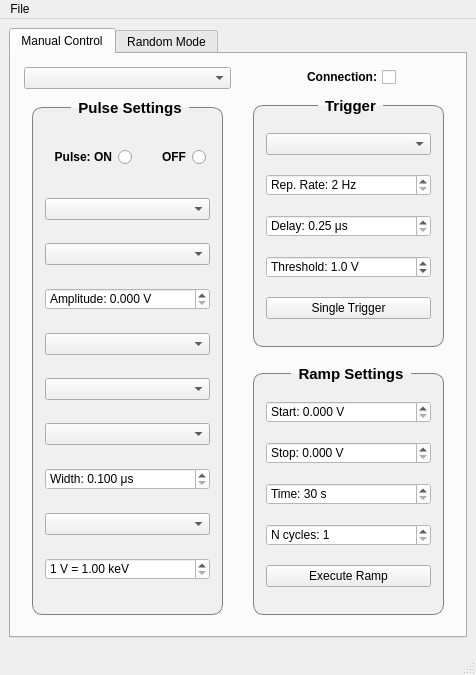
<?xml version="1.0" encoding="UTF-8"?>
<ui version="4.0">
 <class>MainWindow</class>
 <widget class="QMainWindow" name="MainWindow">
  <property name="geometry">
   <rect>
    <x>0</x>
    <y>0</y>
    <width>476</width>
    <height>675</height>
   </rect>
  </property>
  <property name="windowTitle">
   <string>MainWindow</string>
  </property>
  <property name="styleSheet">
   <string notr="true">QGroupBox { border: 1px solid grey;   border-radius: 10px;   font-weight: bold; font-size: 11pt; color: black; padding:8px; margin:8px; background-color: #F0F0F0;}
QGroupBox::title {  subcontrol-origin: margin;   subcontrol-position: top center;    padding:  0 5px;  }
QSpinBox {             background-color: #FFFFFF; }
QDoubleSpinBox {background-color: #FFFFFF;} </string>
  </property>
  <widget class="QWidget" name="centralwidget">
   <layout class="QVBoxLayout" name="verticalLayout_5">
    <item>
     <widget class="QTabWidget" name="Tabs">
      <property name="currentIndex">
       <number>0</number>
      </property>
      <widget class="QWidget" name="tabManual">
       <attribute name="title">
        <string>Manual Control</string>
       </attribute>
       <layout class="QHBoxLayout" name="horizontalLayout_3">
        <item>
         <widget class="QFrame" name="frame_5">
          <property name="frameShape">
           <enum>QFrame::NoFrame</enum>
          </property>
          <property name="frameShadow">
           <enum>QFrame::Raised</enum>
          </property>
          <layout class="QVBoxLayout" name="verticalLayout_6">
           <property name="spacing">
            <number>10</number>
           </property>
           <property name="leftMargin">
            <number>4</number>
           </property>
           <property name="topMargin">
            <number>4</number>
           </property>
           <property name="rightMargin">
            <number>4</number>
           </property>
           <property name="bottomMargin">
            <number>4</number>
           </property>
           <item>
            <widget class="QComboBox" name="SerialPortBox">
             <property name="sizePolicy">
              <sizepolicy hsizetype="Preferred" vsizetype="Fixed">
               <horstretch>0</horstretch>
               <verstretch>0</verstretch>
              </sizepolicy>
             </property>
             <property name="font">
              <font>
               <weight>75</weight>
               <bold>true</bold>
              </font>
             </property>
            </widget>
           </item>
           <item>
            <widget class="QGroupBox" name="PulseGroupBox">
             <property name="title">
              <string>Pulse Settings</string>
             </property>
             <layout class="QVBoxLayout" name="verticalLayout">
              <property name="spacing">
               <number>4</number>
              </property>
              <property name="leftMargin">
               <number>4</number>
              </property>
              <property name="topMargin">
               <number>4</number>
              </property>
              <property name="rightMargin">
               <number>4</number>
              </property>
              <property name="bottomMargin">
               <number>4</number>
              </property>
              <item>
               <widget class="QFrame" name="frame">
                <property name="sizePolicy">
                 <sizepolicy hsizetype="Preferred" vsizetype="Maximum">
                  <horstretch>0</horstretch>
                  <verstretch>0</verstretch>
                 </sizepolicy>
                </property>
                <property name="frameShape">
                 <enum>QFrame::NoFrame</enum>
                </property>
                <property name="frameShadow">
                 <enum>QFrame::Raised</enum>
                </property>
                <layout class="QHBoxLayout" name="horizontalLayout_5">
                 <property name="leftMargin">
                  <number>4</number>
                 </property>
                 <property name="topMargin">
                  <number>8</number>
                 </property>
                 <property name="rightMargin">
                  <number>4</number>
                 </property>
                 <property name="bottomMargin">
                  <number>8</number>
                 </property>
                 <item>
                  <widget class="QRadioButton" name="PulseOnButton">
                   <property name="sizePolicy">
                    <sizepolicy hsizetype="Preferred" vsizetype="Fixed">
                     <horstretch>0</horstretch>
                     <verstretch>0</verstretch>
                    </sizepolicy>
                   </property>
                   <property name="font">
                    <font>
                     <weight>75</weight>
                     <bold>true</bold>
                    </font>
                   </property>
                   <property name="layoutDirection">
                    <enum>Qt::RightToLeft</enum>
                   </property>
                   <property name="text">
                    <string>Pulse: ON</string>
                   </property>
                  </widget>
                 </item>
                 <item>
                  <widget class="QRadioButton" name="PulseOffButton">
                   <property name="sizePolicy">
                    <sizepolicy hsizetype="Preferred" vsizetype="Fixed">
                     <horstretch>0</horstretch>
                     <verstretch>0</verstretch>
                    </sizepolicy>
                   </property>
                   <property name="font">
                    <font>
                     <weight>75</weight>
                     <bold>true</bold>
                    </font>
                   </property>
                   <property name="layoutDirection">
                    <enum>Qt::RightToLeft</enum>
                   </property>
                   <property name="text">
                    <string>OFF</string>
                   </property>
                  </widget>
                 </item>
                </layout>
               </widget>
              </item>
              <item>
               <widget class="QComboBox" name="PolarityBox"/>
              </item>
              <item>
               <widget class="QComboBox" name="AttenuateBox"/>
              </item>
              <item>
               <widget class="QDoubleSpinBox" name="AmplitudeBox">
                <property name="layoutDirection">
                 <enum>Qt::LeftToRight</enum>
                </property>
                <property name="prefix">
                 <string>Amplitude: </string>
                </property>
                <property name="suffix">
                 <string> V</string>
                </property>
                <property name="decimals">
                 <number>3</number>
                </property>
                <property name="maximum">
                 <double>10.000000000000000</double>
                </property>
                <property name="singleStep">
                 <double>0.250000000000000</double>
                </property>
               </widget>
              </item>
              <item>
               <widget class="QComboBox" name="PulseTopBox"/>
              </item>
              <item>
               <widget class="QComboBox" name="RiseTimeBox"/>
              </item>
              <item>
               <widget class="QComboBox" name="FallTimeBox"/>
              </item>
              <item>
               <widget class="QDoubleSpinBox" name="WidthBox">
                <property name="prefix">
                 <string>Width: </string>
                </property>
                <property name="suffix">
                 <string> μs</string>
                </property>
                <property name="decimals">
                 <number>3</number>
                </property>
                <property name="minimum">
                 <double>0.100000000000000</double>
                </property>
                <property name="maximum">
                 <double>10000.000000000000000</double>
                </property>
               </widget>
              </item>
              <item>
               <widget class="QComboBox" name="ClampBox"/>
              </item>
              <item>
               <widget class="QDoubleSpinBox" name="keVBox">
                <property name="prefix">
                 <string>1 V = </string>
                </property>
                <property name="suffix">
                 <string> keV</string>
                </property>
                <property name="minimum">
                 <double>1.000000000000000</double>
                </property>
                <property name="maximum">
                 <double>10000.000000000000000</double>
                </property>
                <property name="singleStep">
                 <double>10.000000000000000</double>
                </property>
                <property name="value">
                 <double>1.000000000000000</double>
                </property>
               </widget>
              </item>
             </layout>
            </widget>
           </item>
          </layout>
         </widget>
        </item>
        <item>
         <widget class="QFrame" name="frame_7">
          <property name="frameShape">
           <enum>QFrame::NoFrame</enum>
          </property>
          <property name="frameShadow">
           <enum>QFrame::Raised</enum>
          </property>
          <layout class="QVBoxLayout" name="verticalLayout_8">
           <property name="spacing">
            <number>10</number>
           </property>
           <property name="leftMargin">
            <number>4</number>
           </property>
           <property name="topMargin">
            <number>4</number>
           </property>
           <property name="rightMargin">
            <number>4</number>
           </property>
           <property name="bottomMargin">
            <number>4</number>
           </property>
           <item alignment="Qt::AlignHCenter">
            <widget class="QCheckBox" name="ConnectCheckBox">
             <property name="sizePolicy">
              <sizepolicy hsizetype="Preferred" vsizetype="Fixed">
               <horstretch>0</horstretch>
               <verstretch>0</verstretch>
              </sizepolicy>
             </property>
             <property name="font">
              <font>
               <weight>75</weight>
               <bold>true</bold>
              </font>
             </property>
             <property name="layoutDirection">
              <enum>Qt::RightToLeft</enum>
             </property>
             <property name="text">
              <string>Connection:</string>
             </property>
            </widget>
           </item>
           <item>
            <widget class="QGroupBox" name="TriggerGroupBox">
             <property name="title">
              <string>Trigger</string>
             </property>
             <layout class="QVBoxLayout" name="verticalLayout_2">
              <property name="spacing">
               <number>4</number>
              </property>
              <property name="leftMargin">
               <number>4</number>
              </property>
              <property name="topMargin">
               <number>4</number>
              </property>
              <property name="rightMargin">
               <number>4</number>
              </property>
              <property name="bottomMargin">
               <number>4</number>
              </property>
              <item>
               <widget class="QComboBox" name="TriggerModeBox"/>
              </item>
              <item>
               <widget class="QSpinBox" name="FrequencyBox">
                <property name="suffix">
                 <string> Hz</string>
                </property>
                <property name="prefix">
                 <string>Rep. Rate: </string>
                </property>
                <property name="minimum">
                 <number>2</number>
                </property>
                <property name="maximum">
                 <number>500000</number>
                </property>
                <property name="singleStep">
                 <number>10</number>
                </property>
               </widget>
              </item>
              <item>
               <widget class="QDoubleSpinBox" name="DelayBox">
                <property name="prefix">
                 <string>Delay: </string>
                </property>
                <property name="suffix">
                 <string> μs</string>
                </property>
                <property name="minimum">
                 <double>0.250000000000000</double>
                </property>
                <property name="maximum">
                 <double>10000.000000000000000</double>
                </property>
               </widget>
              </item>
              <item>
               <widget class="QDoubleSpinBox" name="ThresholdBox">
                <property name="prefix">
                 <string>Threshold: </string>
                </property>
                <property name="suffix">
                 <string> V</string>
                </property>
                <property name="decimals">
                 <number>1</number>
                </property>
                <property name="minimum">
                 <double>0.100000000000000</double>
                </property>
                <property name="maximum">
                 <double>3.500000000000000</double>
                </property>
                <property name="singleStep">
                 <double>0.500000000000000</double>
                </property>
                <property name="value">
                 <double>1.000000000000000</double>
                </property>
               </widget>
              </item>
              <item>
               <widget class="QPushButton" name="TriggerButton">
                <property name="sizePolicy">
                 <sizepolicy hsizetype="Minimum" vsizetype="Fixed">
                  <horstretch>0</horstretch>
                  <verstretch>0</verstretch>
                 </sizepolicy>
                </property>
                <property name="minimumSize">
                 <size>
                  <width>0</width>
                  <height>0</height>
                 </size>
                </property>
                <property name="text">
                 <string>Single Trigger</string>
                </property>
                <property name="autoDefault">
                 <bool>true</bool>
                </property>
               </widget>
              </item>
             </layout>
            </widget>
           </item>
           <item>
            <widget class="QGroupBox" name="RampGroupBox">
             <property name="title">
              <string>Ramp Settings</string>
             </property>
             <layout class="QVBoxLayout" name="verticalLayout_3">
              <property name="spacing">
               <number>4</number>
              </property>
              <property name="leftMargin">
               <number>4</number>
              </property>
              <property name="topMargin">
               <number>4</number>
              </property>
              <property name="rightMargin">
               <number>4</number>
              </property>
              <property name="bottomMargin">
               <number>4</number>
              </property>
              <item>
               <widget class="QDoubleSpinBox" name="RampStartBox">
                <property name="prefix">
                 <string>Start: </string>
                </property>
                <property name="suffix">
                 <string> V</string>
                </property>
                <property name="decimals">
                 <number>3</number>
                </property>
               </widget>
              </item>
              <item>
               <widget class="QDoubleSpinBox" name="RampStopBox">
                <property name="prefix">
                 <string>Stop: </string>
                </property>
                <property name="suffix">
                 <string> V</string>
                </property>
                <property name="decimals">
                 <number>3</number>
                </property>
               </widget>
              </item>
              <item>
               <widget class="QSpinBox" name="RampTimeBox">
                <property name="suffix">
                 <string> s</string>
                </property>
                <property name="prefix">
                 <string>Time: </string>
                </property>
                <property name="minimum">
                 <number>30</number>
                </property>
                <property name="maximum">
                 <number>900</number>
                </property>
                <property name="singleStep">
                 <number>10</number>
                </property>
               </widget>
              </item>
              <item>
               <widget class="QSpinBox" name="RampCyclBox">
                <property name="prefix">
                 <string>N cycles: </string>
                </property>
                <property name="minimum">
                 <number>1</number>
                </property>
                <property name="maximum">
                 <number>999</number>
                </property>
               </widget>
              </item>
              <item>
               <widget class="QPushButton" name="RampButton">
                <property name="minimumSize">
                 <size>
                  <width>0</width>
                  <height>0</height>
                 </size>
                </property>
                <property name="text">
                 <string>Execute Ramp</string>
                </property>
                <property name="autoDefault">
                 <bool>true</bool>
                </property>
               </widget>
              </item>
             </layout>
            </widget>
           </item>
          </layout>
         </widget>
        </item>
       </layout>
      </widget>
      <widget class="QWidget" name="tabRandom">
       <attribute name="title">
        <string>Random Mode</string>
       </attribute>
       <layout class="QVBoxLayout" name="verticalLayout_4">
        <item>
         <widget class="QFrame" name="frame_3">
          <property name="sizePolicy">
           <sizepolicy hsizetype="Preferred" vsizetype="Maximum">
            <horstretch>0</horstretch>
            <verstretch>0</verstretch>
           </sizepolicy>
          </property>
          <property name="frameShape">
           <enum>QFrame::NoFrame</enum>
          </property>
          <property name="frameShadow">
           <enum>QFrame::Raised</enum>
          </property>
          <layout class="QHBoxLayout" name="horizontalLayout_4">
           <item>
            <widget class="QPushButton" name="RandomButton">
             <property name="text">
              <string>Start</string>
             </property>
            </widget>
           </item>
           <item>
            <widget class="QSpinBox" name="TimerBox">
             <property name="suffix">
              <string> s</string>
             </property>
             <property name="prefix">
              <string>Cycle t = </string>
             </property>
             <property name="minimum">
              <number>1</number>
             </property>
             <property name="maximum">
              <number>10</number>
             </property>
            </widget>
           </item>
           <item>
            <widget class="QPushButton" name="ResetButton">
             <property name="text">
              <string>Weights Reset</string>
             </property>
            </widget>
           </item>
          </layout>
         </widget>
        </item>
        <item>
         <widget class="QFrame" name="listframe">
          <property name="styleSheet">
           <string notr="true"/>
          </property>
          <property name="frameShape">
           <enum>QFrame::NoFrame</enum>
          </property>
          <property name="frameShadow">
           <enum>QFrame::Raised</enum>
          </property>
         </widget>
        </item>
       </layout>
      </widget>
     </widget>
    </item>
    <item>
     <widget class="QFrame" name="frame_4">
      <property name="frameShape">
       <enum>QFrame::NoFrame</enum>
      </property>
      <property name="frameShadow">
       <enum>QFrame::Raised</enum>
      </property>
      <widget class="QFrame" name="frame_6">
       <property name="geometry">
        <rect>
         <x>0</x>
         <y>0</y>
         <width>16</width>
         <height>16</height>
        </rect>
       </property>
       <property name="frameShape">
        <enum>QFrame::NoFrame</enum>
       </property>
       <property name="frameShadow">
        <enum>QFrame::Raised</enum>
       </property>
       <layout class="QHBoxLayout" name="horizontalLayout_2">
        <property name="spacing">
         <number>0</number>
        </property>
        <property name="leftMargin">
         <number>0</number>
        </property>
        <property name="topMargin">
         <number>0</number>
        </property>
        <property name="rightMargin">
         <number>0</number>
        </property>
        <property name="bottomMargin">
         <number>0</number>
        </property>
       </layout>
      </widget>
     </widget>
    </item>
   </layout>
  </widget>
  <widget class="QMenuBar" name="menubar">
   <property name="geometry">
    <rect>
     <x>0</x>
     <y>0</y>
     <width>476</width>
     <height>20</height>
    </rect>
   </property>
   <widget class="QMenu" name="menuFile">
    <property name="title">
     <string>File</string>
    </property>
    <addaction name="actionSave_Settings"/>
    <addaction name="actionLoad_Settings"/>
    <addaction name="actionExit"/>
   </widget>
   <addaction name="menuFile"/>
  </widget>
  <widget class="QStatusBar" name="statusbar"/>
  <action name="actionSave_Settings">
   <property name="text">
    <string>Save Settings</string>
   </property>
   <property name="shortcut">
    <string>Ctrl+S</string>
   </property>
  </action>
  <action name="actionLoad_Settings">
   <property name="text">
    <string>Load Settings</string>
   </property>
   <property name="shortcut">
    <string>Ctrl+R</string>
   </property>
  </action>
  <action name="actionExit">
   <property name="text">
    <string>Exit</string>
   </property>
   <property name="shortcut">
    <string>Ctrl+Q</string>
   </property>
  </action>
 </widget>
 <tabstops>
  <tabstop>PulseOnButton</tabstop>
  <tabstop>PulseOffButton</tabstop>
  <tabstop>PolarityBox</tabstop>
  <tabstop>AttenuateBox</tabstop>
  <tabstop>AmplitudeBox</tabstop>
  <tabstop>PulseTopBox</tabstop>
  <tabstop>RiseTimeBox</tabstop>
  <tabstop>FallTimeBox</tabstop>
  <tabstop>WidthBox</tabstop>
  <tabstop>ClampBox</tabstop>
  <tabstop>keVBox</tabstop>
  <tabstop>TriggerModeBox</tabstop>
  <tabstop>FrequencyBox</tabstop>
  <tabstop>DelayBox</tabstop>
  <tabstop>ThresholdBox</tabstop>
  <tabstop>TriggerButton</tabstop>
  <tabstop>RampStartBox</tabstop>
  <tabstop>RampStopBox</tabstop>
  <tabstop>RampTimeBox</tabstop>
  <tabstop>RampCyclBox</tabstop>
  <tabstop>RampButton</tabstop>
  <tabstop>RandomButton</tabstop>
  <tabstop>TimerBox</tabstop>
  <tabstop>ResetButton</tabstop>
 </tabstops>
 <resources/>
 <connections/>
</ui>
